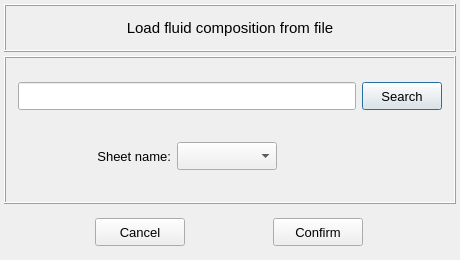
<?xml version="1.0" encoding="UTF-8"?>
<ui version="4.0">
 <class>Dialog</class>
 <widget class="QDialog" name="Dialog">
  <property name="geometry">
   <rect>
    <x>0</x>
    <y>0</y>
    <width>460</width>
    <height>260</height>
   </rect>
  </property>
  <property name="minimumSize">
   <size>
    <width>460</width>
    <height>260</height>
   </size>
  </property>
  <property name="maximumSize">
   <size>
    <width>460</width>
    <height>260</height>
   </size>
  </property>
  <property name="windowTitle">
   <string>Dialog</string>
  </property>
  <layout class="QGridLayout" name="gridLayout">
   <property name="leftMargin">
    <number>4</number>
   </property>
   <property name="topMargin">
    <number>4</number>
   </property>
   <property name="rightMargin">
    <number>4</number>
   </property>
   <property name="bottomMargin">
    <number>4</number>
   </property>
   <property name="spacing">
    <number>4</number>
   </property>
   <item row="0" column="0">
    <widget class="QFrame" name="frame">
     <property name="minimumSize">
      <size>
       <width>0</width>
       <height>48</height>
      </size>
     </property>
     <property name="maximumSize">
      <size>
       <width>16777215</width>
       <height>48</height>
      </size>
     </property>
     <property name="frameShape">
      <enum>QFrame::Box</enum>
     </property>
     <property name="frameShadow">
      <enum>QFrame::Raised</enum>
     </property>
     <layout class="QGridLayout" name="gridLayout_2">
      <property name="leftMargin">
       <number>4</number>
      </property>
      <property name="topMargin">
       <number>4</number>
      </property>
      <property name="rightMargin">
       <number>4</number>
      </property>
      <property name="bottomMargin">
       <number>4</number>
      </property>
      <property name="spacing">
       <number>4</number>
      </property>
      <item row="0" column="0">
       <widget class="QLabel" name="label">
        <property name="font">
         <font>
          <pointsize>11</pointsize>
         </font>
        </property>
        <property name="text">
         <string>Load fluid composition from file</string>
        </property>
        <property name="alignment">
         <set>Qt::AlignCenter</set>
        </property>
       </widget>
      </item>
     </layout>
    </widget>
   </item>
   <item row="1" column="0">
    <widget class="QFrame" name="frame_3">
     <property name="frameShape">
      <enum>QFrame::Box</enum>
     </property>
     <property name="frameShadow">
      <enum>QFrame::Raised</enum>
     </property>
     <layout class="QGridLayout" name="gridLayout_4">
      <property name="leftMargin">
       <number>12</number>
      </property>
      <property name="topMargin">
       <number>4</number>
      </property>
      <property name="rightMargin">
       <number>12</number>
      </property>
      <property name="bottomMargin">
       <number>4</number>
      </property>
      <item row="0" column="0">
       <widget class="QLineEdit" name="lineEdit_file_path">
        <property name="minimumSize">
         <size>
          <width>300</width>
          <height>28</height>
         </size>
        </property>
        <property name="maximumSize">
         <size>
          <width>16777215</width>
          <height>28</height>
         </size>
        </property>
        <property name="font">
         <font>
          <pointsize>8</pointsize>
         </font>
        </property>
        <property name="alignment">
         <set>Qt::AlignCenter</set>
        </property>
       </widget>
      </item>
      <item row="0" column="1">
       <widget class="QPushButton" name="pushButton_search">
        <property name="minimumSize">
         <size>
          <width>80</width>
          <height>28</height>
         </size>
        </property>
        <property name="maximumSize">
         <size>
          <width>80</width>
          <height>28</height>
         </size>
        </property>
        <property name="font">
         <font>
          <pointsize>10</pointsize>
         </font>
        </property>
        <property name="text">
         <string>Search</string>
        </property>
       </widget>
      </item>
      <item row="1" column="0">
       <widget class="QFrame" name="frame_4">
        <property name="maximumSize">
         <size>
          <width>16777215</width>
          <height>40</height>
         </size>
        </property>
        <property name="frameShape">
         <enum>QFrame::NoFrame</enum>
        </property>
        <property name="frameShadow">
         <enum>QFrame::Raised</enum>
        </property>
        <layout class="QGridLayout" name="gridLayout_5">
         <property name="leftMargin">
          <number>0</number>
         </property>
         <property name="topMargin">
          <number>0</number>
         </property>
         <property name="rightMargin">
          <number>0</number>
         </property>
         <property name="bottomMargin">
          <number>0</number>
         </property>
         <item row="0" column="1">
          <widget class="QLabel" name="label_sheet_name">
           <property name="minimumSize">
            <size>
             <width>0</width>
             <height>28</height>
            </size>
           </property>
           <property name="maximumSize">
            <size>
             <width>100</width>
             <height>28</height>
            </size>
           </property>
           <property name="font">
            <font>
             <pointsize>10</pointsize>
            </font>
           </property>
           <property name="text">
            <string>Sheet name:</string>
           </property>
           <property name="alignment">
            <set>Qt::AlignRight|Qt::AlignTrailing|Qt::AlignVCenter</set>
           </property>
          </widget>
         </item>
         <item row="0" column="2">
          <widget class="QComboBox" name="comboBox_sheet_names">
           <property name="minimumSize">
            <size>
             <width>100</width>
             <height>28</height>
            </size>
           </property>
           <property name="maximumSize">
            <size>
             <width>200</width>
             <height>28</height>
            </size>
           </property>
           <property name="font">
            <font>
             <pointsize>10</pointsize>
            </font>
           </property>
          </widget>
         </item>
         <item row="0" column="3">
          <spacer name="horizontalSpacer">
           <property name="orientation">
            <enum>Qt::Horizontal</enum>
           </property>
           <property name="sizeHint" stdset="0">
            <size>
             <width>40</width>
             <height>20</height>
            </size>
           </property>
          </spacer>
         </item>
         <item row="0" column="0">
          <spacer name="horizontalSpacer_2">
           <property name="orientation">
            <enum>Qt::Horizontal</enum>
           </property>
           <property name="sizeHint" stdset="0">
            <size>
             <width>40</width>
             <height>20</height>
            </size>
           </property>
          </spacer>
         </item>
        </layout>
       </widget>
      </item>
     </layout>
    </widget>
   </item>
   <item row="2" column="0">
    <widget class="QFrame" name="frame_2">
     <property name="minimumSize">
      <size>
       <width>0</width>
       <height>48</height>
      </size>
     </property>
     <property name="maximumSize">
      <size>
       <width>16777215</width>
       <height>48</height>
      </size>
     </property>
     <property name="frameShape">
      <enum>QFrame::NoFrame</enum>
     </property>
     <property name="frameShadow">
      <enum>QFrame::Raised</enum>
     </property>
     <layout class="QGridLayout" name="gridLayout_3">
      <item row="0" column="0">
       <widget class="QPushButton" name="pushButton_cancel">
        <property name="minimumSize">
         <size>
          <width>90</width>
          <height>28</height>
         </size>
        </property>
        <property name="maximumSize">
         <size>
          <width>90</width>
          <height>28</height>
         </size>
        </property>
        <property name="font">
         <font>
          <pointsize>10</pointsize>
         </font>
        </property>
        <property name="text">
         <string>Cancel</string>
        </property>
       </widget>
      </item>
      <item row="0" column="1">
       <widget class="QPushButton" name="pushButton_confirm">
        <property name="minimumSize">
         <size>
          <width>90</width>
          <height>28</height>
         </size>
        </property>
        <property name="maximumSize">
         <size>
          <width>90</width>
          <height>28</height>
         </size>
        </property>
        <property name="font">
         <font>
          <pointsize>10</pointsize>
         </font>
        </property>
        <property name="text">
         <string>Confirm</string>
        </property>
       </widget>
      </item>
     </layout>
    </widget>
   </item>
  </layout>
 </widget>
 <resources/>
 <connections/>
</ui>
